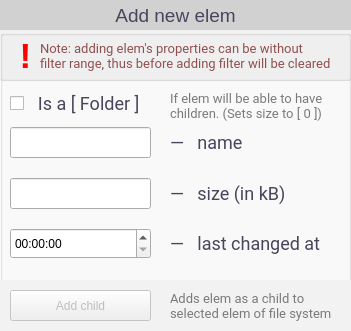
     <widget class="QGroupBox" name="AddNewElem">
      <property name="geometry">
       <rect>
        <x>760</x>
        <y>20</y>
        <width>351</width>
        <height>331</height>
       </rect>
      </property>
      <property name="styleSheet">
       <string notr="true">QGroupBox {
	background-color: #fcfcfc;
}
</string>
      </property>
      <property name="title">
       <string/>
      </property>
      <widget class="QLabel" name="label_126">
       <property name="geometry">
        <rect>
         <x>0</x>
         <y>0</y>
         <width>351</width>
         <height>31</height>
        </rect>
       </property>
       <property name="styleSheet">
        <string notr="true">QLabel {
	color: #4a455c;
	font-size: 19px;
	background-color: #d1d1d1;
	padding: 2px;

}</string>
       </property>
       <property name="text">
        <string>Add new elem</string>
       </property>
       <property name="alignment">
        <set>Qt::AlignCenter</set>
       </property>
      </widget>
      <widget class="QCheckBox" name="isFolderCheckBox">
       <property name="geometry">
        <rect>
         <x>10</x>
         <y>88</y>
         <width>141</width>
         <height>31</height>
        </rect>
       </property>
       <property name="styleSheet">
        <string notr="true">QCheckBox {
	color: #4a455c;
	font-size: 18px;
	font-family: Roboto;
}</string>
       </property>
       <property name="text">
        <string>  Is a [ Folder ]</string>
       </property>
      </widget>
      <widget class="QLabel" name="label_122">
       <property name="geometry">
        <rect>
         <x>170</x>
         <y>90</y>
         <width>171</width>
         <height>31</height>
        </rect>
       </property>
       <property name="styleSheet">
        <string notr="true">color: #7a7a7a;
font-size: 13px;
font-family: Roboto;</string>
       </property>
       <property name="text">
        <string>If elem will be able to have children. (Sets size to [ 0 ])</string>
       </property>
       <property name="wordWrap">
        <bool>true</bool>
       </property>
      </widget>
      <widget class="QLabel" name="label_120">
       <property name="geometry">
        <rect>
         <x>170</x>
         <y>127</y>
         <width>161</width>
         <height>31</height>
        </rect>
       </property>
       <property name="styleSheet">
        <string notr="true">color: #4a455c;
font-size: 18px;
font-family: Roboto;</string>
       </property>
       <property name="text">
        <string>—   name</string>
       </property>
      </widget>
      <widget class="QLineEdit" name="addElemNameInput">
       <property name="geometry">
        <rect>
         <x>10</x>
         <y>127</y>
         <width>141</width>
         <height>31</height>
        </rect>
       </property>
      </widget>
      <widget class="QLabel" name="label_125">
       <property name="geometry">
        <rect>
         <x>170</x>
         <y>178</y>
         <width>161</width>
         <height>31</height>
        </rect>
       </property>
       <property name="styleSheet">
        <string notr="true">color: #4a455c;
font-size: 18px;
font-family: Roboto;</string>
       </property>
       <property name="text">
        <string>—   size (in kB)</string>
       </property>
      </widget>
      <widget class="QLineEdit" name="addElemSizeInput">
       <property name="geometry">
        <rect>
         <x>10</x>
         <y>178</y>
         <width>141</width>
         <height>31</height>
        </rect>
       </property>
      </widget>
      <widget class="QTimeEdit" name="addElemTimeInput">
       <property name="geometry">
        <rect>
         <x>10</x>
         <y>228</y>
         <width>141</width>
         <height>31</height>
        </rect>
       </property>
      </widget>
      <widget class="QLabel" name="label_127">
       <property name="geometry">
        <rect>
         <x>170</x>
         <y>228</y>
         <width>161</width>
         <height>31</height>
        </rect>
       </property>
       <property name="styleSheet">
        <string notr="true">color: #4a455c;
font-size: 18px;
font-family: Roboto;</string>
       </property>
       <property name="text">
        <string>—   last changed at</string>
       </property>
      </widget>
      <widget class="QGroupBox" name="groupBox_52">
       <property name="geometry">
        <rect>
         <x>0</x>
         <y>280</y>
         <width>351</width>
         <height>51</height>
        </rect>
       </property>
       <property name="styleSheet">
        <string notr="true">QGroupBox {
	background-color: #f2f2f2;
	color: #4a455c;
	font-size: 17px;
	padding-top: 5px;
	border: none;
}</string>
       </property>
       <property name="title">
        <string/>
       </property>
       <widget class="QLabel" name="label_121">
        <property name="geometry">
         <rect>
          <x>170</x>
          <y>10</y>
          <width>171</width>
          <height>31</height>
         </rect>
        </property>
        <property name="styleSheet">
         <string notr="true">color: #7a7a7a;
font-size: 13px;
font-family: Roboto;</string>
        </property>
        <property name="text">
         <string>Adds elem as a child to selected elem of file system</string>
        </property>
        <property name="wordWrap">
         <bool>true</bool>
        </property>
       </widget>
       <widget class="QPushButton" name="addElemChildButton">
        <property name="enabled">
         <bool>false</bool>
        </property>
        <property name="geometry">
         <rect>
          <x>10</x>
          <y>10</y>
          <width>141</width>
          <height>31</height>
         </rect>
        </property>
        <property name="text">
         <string>Add child</string>
        </property>
       </widget>
      </widget>
      <widget class="QGroupBox" name="groupBox_47">
       <property name="geometry">
        <rect>
         <x>0</x>
         <y>30</y>
         <width>351</width>
         <height>51</height>
        </rect>
       </property>
       <property name="styleSheet">
        <string notr="true">QGroupBox {
	background-color: #f2f2f2;
	color: #4a455c;
	font-size: 17px;
	padding-top: 5px;
}</string>
       </property>
       <property name="title">
        <string/>
       </property>
       <widget class="QLabel" name="label_101">
        <property name="geometry">
         <rect>
          <x>40</x>
          <y>0</y>
          <width>291</width>
          <height>51</height>
         </rect>
        </property>
        <property name="styleSheet">
         <string notr="true">color: #8f5050;
font-size: 13px;
font-family: Roboto;</string>
        </property>
        <property name="text">
         <string>Note: adding elem's properties can be without filter range, thus before adding filter will be cleared</string>
        </property>
        <property name="wordWrap">
         <bool>true</bool>
        </property>
       </widget>
       <widget class="QLabel" name="label_12">
        <property name="geometry">
         <rect>
          <x>10</x>
          <y>10</y>
          <width>31</width>
          <height>31</height>
         </rect>
        </property>
        <property name="styleSheet">
         <string notr="true">color: red;
font-size: 35px;
font-weight: bold;</string>
        </property>
        <property name="text">
         <string>!</string>
        </property>
        <property name="alignment">
         <set>Qt::AlignCenter</set>
        </property>
       </widget>
      </widget>
      <zorder>groupBox_52</zorder>
      <zorder>label_126</zorder>
      <zorder>isFolderCheckBox</zorder>
      <zorder>label_122</zorder>
      <zorder>label_120</zorder>
      <zorder>addElemNameInput</zorder>
      <zorder>label_125</zorder>
      <zorder>addElemSizeInput</zorder>
      <zorder>addElemTimeInput</zorder>
      <zorder>label_127</zorder>
      <zorder>groupBox_47</zorder>
     </widget>
